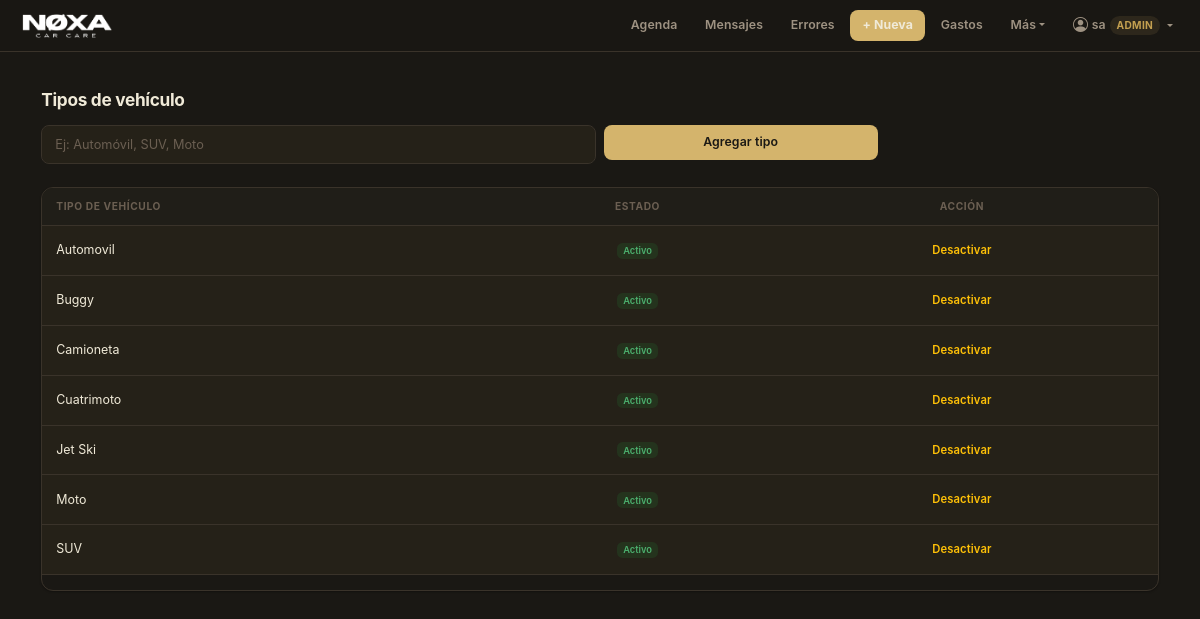
/vehicle-types (signed in), run on the app's committed database.
### app.py (models this page shows, shortened)
class User(db.Model):
    __tablename__ = "users"
    id           = db.Column(db.Integer, primary_key=True)
    username     = db.Column(db.String(80), nullable=False, unique=True)
    password_hash= db.Column(db.String(256), nullable=False)
    role         = db.Column(db.String(20), nullable=False, default="operario")
    is_active    = db.Column(db.Boolean, default=True)
    created_at   = db.Column(db.DateTime, nullable=False, default=datetime.utcnow)
    must_change_password = db.Column(db.Boolean, default=False)
    salary          = db.Column(db.Integer, default=0)
    is_trial_period = db.Column(db.Boolean, default=False)  # override manual (legado)
    hire_date       = db.Column(db.Date, nullable=True)     # fecha real de ingreso

class VehicleType(db.Model):
    __tablename__ = "vehicle_types"
    id = db.Column(db.Integer, primary_key=True)
    name = db.Column(db.String(80), nullable=False, unique=True)
    is_active = db.Column(db.Boolean, default=True)
    created_at = db.Column(db.DateTime, nullable=False, default=datetime.utcnow)

### app.py (the view)
@app.route("/vehicle-types")
def vehicle_types_list():
    vehicle_types = VehicleType.query.order_by(VehicleType.name).all()
    return render_template(
        "vehicle_types.html",
        vehicle_types=vehicle_types
    )

### app.py (called while the page is built)
@app.before_request
def require_login():
    endpoint = request.endpoint
    if endpoint in PUBLIC_ENDPOINTS:
        return
    user_id = session.get("user_id")
    if not user_id:
        return redirect(url_for("login", next=request.path))
    user = User.query.get(user_id)
    if not user or not user.is_active:
        session.clear()
        return redirect(url_for("login"))
    g.current_user = user
    if bool(user.must_change_password) and endpoint not in CHANGE_PWD_ENDPOINTS:
        flash("Debes cambiar tu contraseña antes de continuar.", "warning")
        return redirect(url_for("change_password"))
    if user.role == "operario" and endpoint not in OPERARIO_ENDPOINTS:
        flash("No tienes permiso para acceder a esa sección.", "danger")
        return redirect(url_for("calendar_view"))

@app.context_processor
def inject_user():
    return {"current_user": getattr(g, "current_user", None)}

### templates/vehicle_types.html
{% extends "base.html" %}
{% block content %}
<div class="container mt-4">
  <h2 class="mb-3">Tipos de vehículo</h2>
  <form method="POST" action="{{ url_for('vehicle_types_new') }}" class="row g-2 mb-4">
    <div class="col-12 col-md-6">
      <input type="text"
             name="name"
             class="form-control"
             placeholder="Ej: Automóvil, SUV, Moto"
             required>
    </div>
    <div class="col-12 col-md-3">
      <button type="submit" class="btn btn-primary w-100">
        Agregar tipo
      </button>
    </div>
  </form>
  <div class="table-responsive">
    <table class="table table-dark table-hover align-middle">
      <thead>
        <tr>
          <th>Tipo de vehículo</th>
          <th class="text-center">Estado</th>
          <th class="text-center">Acción</th>
        </tr>
      </thead>
      <tbody>
        {% for vt in vehicle_types %}
        <tr>
          <td>{{ vt.name }}</td>
          <td class="text-center">
            {% if vt.is_active %}
              <span class="badge bg-success">Activo</span>
            {% else %}
              <span class="badge bg-secondary">Inactivo</span>
            {% endif %}
          </td>
          <td class="text-center">
            <form method="POST"
                  action="{{ url_for('vehicle_types_toggle', vehicle_type_id=vt.id) }}">
              {% if vt.is_active %}
                <button type="submit" class="btn btn-sm btn-outline-warning">
                  Desactivar
                </button>
              {% else %}
                <button type="submit" class="btn btn-sm btn-outline-success">
                  Activar
                </button>
              {% endif %}
            </form>
          </td>
        </tr>
        {% endfor %}
      </tbody>
    </table>
  </div>
</div>
{% endblock %}

### templates/base.html (shortened to what this page needs)
<!doctype html>
<html lang="es">
<head>
  <link href="https://cdn.jsdelivr.net/npm/bootstrap@5.3.3/dist/css/bootstrap.min.css" rel="stylesheet">
  <link href="https://cdn.jsdelivr.net/npm/bootstrap-icons@1.11.3/font/bootstrap-icons.min.css" rel="stylesheet">
</head>
<body>
<nav class="navbar navbar-expand-lg mb-0"
     style="background:rgba(26,24,20,0.95);backdrop-filter:blur(20px);-webkit-backdrop-filter:blur(20px);border-bottom:1px solid var(--border);">
  <div class="container-fluid px-3">
    <a class="navbar-brand" href="{{ url_for('calendar_view') }}" style="padding:0;">
      <img src="{{ url_for('static', filename='img/logotipo.png') }}" alt="Agenda Detailing" class="navbar-logo"
        onerror="this.style.display='none';this.insertAdjacentHTML('afterend','<span class=\'navbar-brand-text\'>Agenda</span>');">
    </a>
    <div class="collapse navbar-collapse justify-content-end" id="navbarContent">
      <div class="d-flex flex-column flex-lg-row align-items-lg-center gap-1 py-2 py-lg-0">
        <a class="nav-link-custom" href="{{ url_for('calendar_view') }}">Agenda</a>
        {% if not current_user or current_user.role != 'operario' %}
        <a class="nav-link-custom" href="{{ url_for('whatsapp_inbox') }}">Mensajes</a>
        <a class="nav-link-custom" href="{{ url_for('quality_errors_list') }}">Errores</a>
        {% endif %}
        <a class="nav-link-custom nav-link-accent" href="{{ url_for('new_appointment') }}">+ Nueva</a>
        {% if not current_user or current_user.role != 'operario' %}
        <a class="nav-link-custom" href="{{ url_for('expenses_new') }}">Gastos</a>
        {% endif %}
        <div class="dropdown">
          <button class="nav-link-custom border-0 bg-transparent dropdown-toggle"
                  type="button" data-bs-toggle="dropdown" aria-expanded="false">Más</button>
        </div>
        {% if current_user %}
        <div class="dropdown">
          <button class="nav-link-custom border-0 bg-transparent dropdown-toggle d-flex align-items-center gap-1"
                  type="button" data-bs-toggle="dropdown" aria-expanded="false">
            <i class="bi bi-person-circle" style="font-size:1rem;"></i>
            <span>{{ current_user.username }}</span>
            <span style="font-size:0.68rem;padding:2px 7px;border-radius:20px;background:var(--accent-bg);color:var(--accent-dk);font-weight:700;text-transform:uppercase;letter-spacing:0.3px;">{{ current_user.role }}</span>
          </button>
        </div>
        {% endif %}
      </div>
    </div>
  </div>
</nav>
<div class="container-fluid px-3 px-lg-4 pt-3">
  {% block content %}{% endblock %}
</div>
</body>
</html>

### templates/base.html (style rules this page uses)
:root { color-scheme: dark; --bg: #1a1814; --bg2: #201e18; --surface: #252118; --surface2: #2e2a20; --border: #3a332a; --border2: rgba(212,180,108,0.25); --text: #f0ead8; --text2: #9e9282; --text3: #6b5f52; --accent: #d4b46c; --accent-dk: #c4a050; --accent-bg: rgba(212,180,108,0.10); --ink: #f0ead8; --radius: 12px; --radius-sm: 8px; --shadow: 0 1px 3px rgba(0,0,0,0.4), 0 4px 12px rgba(0,0,0,0.25); --shadow-sm: 0 1px 2px rgba(0,0,0,0.3); }
*, *::before, *::after { box-sizing: border-box; }
html, body { margin: 0; padding: 0; background-color: var(--bg) !important; color: var(--text); font-family: -apple-system, BlinkMacSystemFont, "Segoe UI", sans-serif; -webkit-font-smoothing: antialiased; font-size: 15px; }
.container-fluid, .container { background: transparent !important; }
h1, h2, h3, h4, h5, h6 { color: var(--text); font-weight: 700; letter-spacing: -0.3px; }
h2 { font-size: 1.15rem; }
p, span, td, li { color: var(--text2); }
.navbar-logo { height: 36px; width: auto; display: block; }
.nav-link-custom { color: var(--text2); text-decoration: none; font-size: 0.82rem; font-weight: 600; padding: 6px 12px; border-radius: var(--radius-sm); transition: color 0.15s, background 0.15s; letter-spacing: 0.1px; cursor: pointer; white-space: nowrap; }
.nav-link-accent { color: var(--ink) !important; background: var(--accent) !important; font-weight: 700; }
.btn { font-size: 0.82rem !important; font-weight: 600 !important; border-radius: var(--radius-sm) !important; padding: 8px 16px !important; transition: all 0.15s !important; box-shadow: none !important; letter-spacing: 0.1px; border: none !important; }
.btn-primary { background: var(--accent) !important; color: #1a1814 !important; }
.btn-sm { padding: 5px 12px !important; font-size: 0.75rem !important; }
.form-control, .form-select { background-color: var(--surface) !important; border: 1.5px solid var(--border) !important; color: var(--text) !important; border-radius: var(--radius-sm) !important; box-shadow: none !important; font-size: 0.85rem !important; padding: 9px 13px !important; transition: border-color 0.15s !important; }
.form-control::placeholder { color: var(--text3) !important; }
.table-dark { --bs-table-bg: var(--surface) !important; --bs-table-hover-bg: var(--bg) !important; --bs-table-border-color: var(--border) !important; color: var(--text) !important; font-size: 0.83rem; }
.table-dark thead th { background: var(--bg2) !important; color: var(--text3) !important; font-weight: 700 !important; font-size: 0.68rem !important; text-transform: uppercase !important; letter-spacing: 0.6px !important; border-bottom: 1px solid var(--border) !important; padding: 11px 14px !important; }
.table-dark td { padding: 11px 14px !important; vertical-align: middle !important; color: var(--text) !important; border-color: var(--border) !important; }
.table-responsive { border-radius: var(--radius); overflow: hidden; border: 1px solid var(--border); box-shadow: var(--shadow-sm); }
.badge.bg-success { background: rgba(30,126,52,0.20) !important; color: #4caf6e !important; font-weight: 600; }
nav.navbar { position: relative; z-index: 1040; }

### data on the page
User: username "sa", role "ADMIN"
VehicleType: name "Automovil", is_active "Activo"
VehicleType: name "Buggy", is_active "Activo"
VehicleType: name "Camioneta", is_active "Activo"
VehicleType: name "Cuatrimoto", is_active "Activo"
VehicleType: name "Jet Ski", is_active "Activo"
VehicleType: name "Moto", is_active "Activo"
VehicleType: name "SUV", is_active "Activo"
